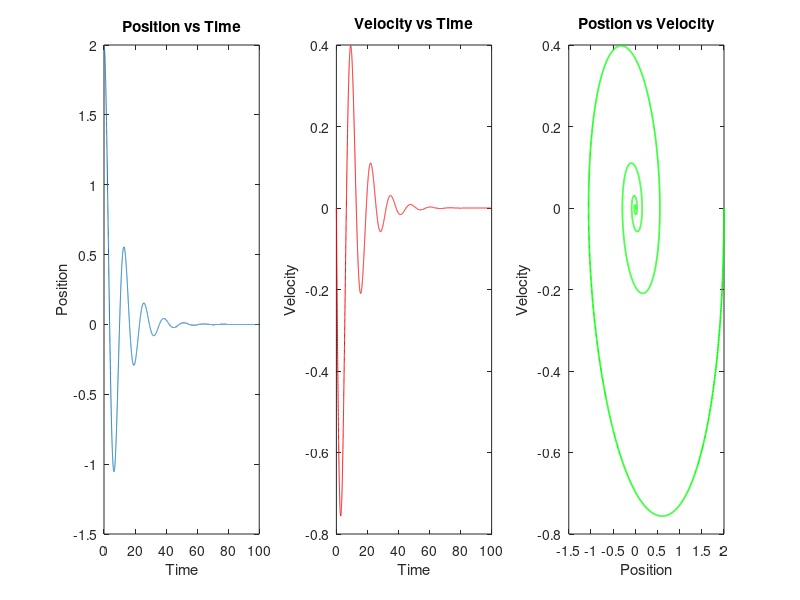

MATLAB code for this plot:
clear; clc; close all

% Setup parameters
timestep = 0.01; % timestep (seconds)
totalTime = 100; % total time of simulation (seconds)
k = 0.25; % frequency term
gamma = 0.2; % dampening term

% Initial conditions
x_initial = 2; % initial position (metres)
v_initial = 0; % intial velocity (metres / second)
x0 = [x_initial; v_initial];

% Convert 2nd order equation into a system of two coupled 1st order 
% equations using the variable suspension technique
%   Let xdot = v
%   Let vdot = xddot = -gamma * xdot - k * x
%
%   Since xdot = v, then...
%   d/dt [x; v] = [0 1; -k -gamma] * [x; v]

% Negatively dampened (will converge at y = 0)
A = [0 1; -k -gamma];

% Use ode45 to numerically solve
[t, x] = ode45(@(t, x) A * x, 0:timestep:totalTime, x0);
position = x(:, 1);
velocity = x(:, 2);

subplot(1, 3, 1);
plot(t, position);
title('Position vs Time');
xlabel('Time');
ylabel('Position');

subplot(1, 3, 2);
plot(t, velocity, 'r');
title('Velocity vs Time');
xlabel('Time');
ylabel('Velocity');

subplot(1, 3, 3);
plot(position, velocity, 'g', 'LineWidth', 1.2);
title('Postion vs Velocity');
xlabel('Position');
ylabel('Velocity');
